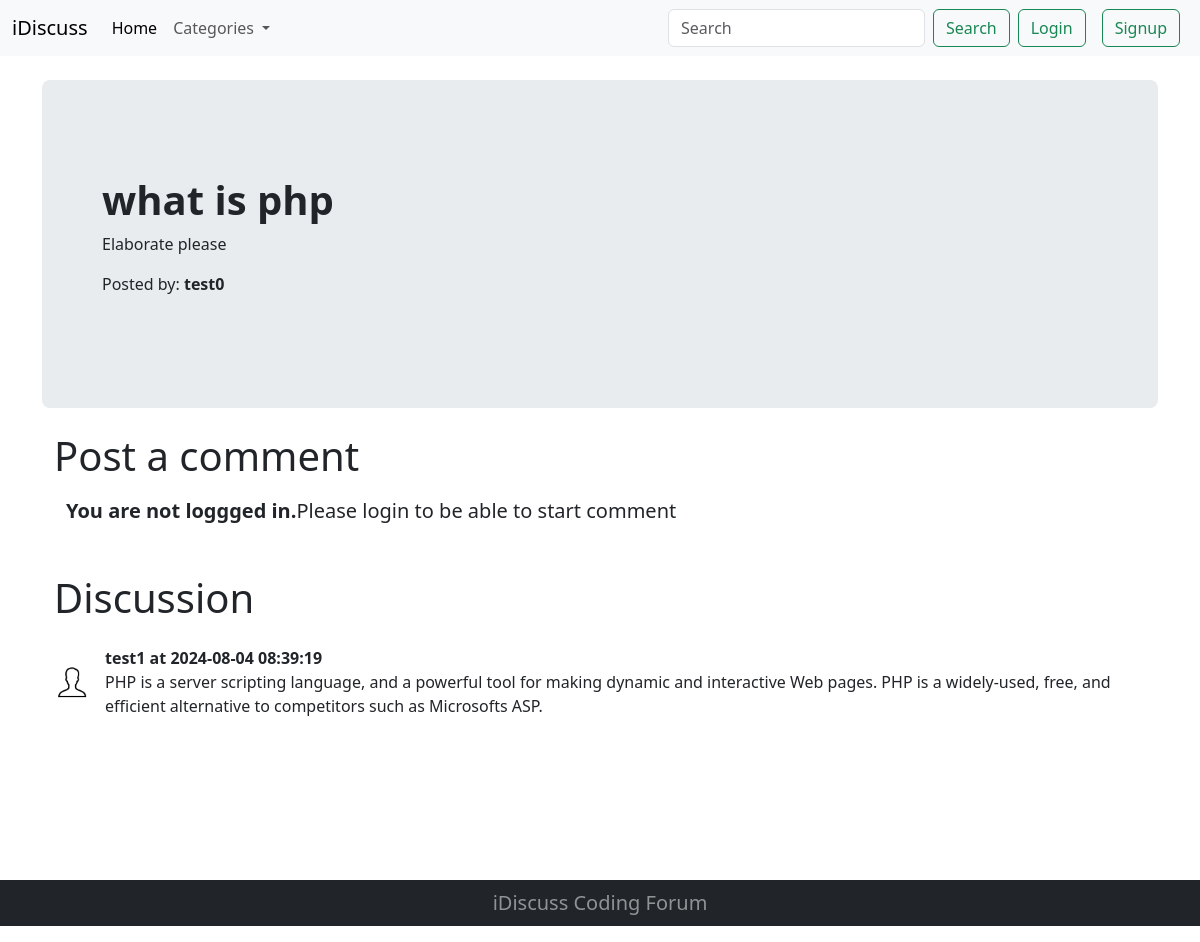
The page /thread.php?th_id=15&askedby=test0 on the database its author committed.
### tables this page shows
CREATE TABLE `threads` (
  `thread_id` int(8) NOT NULL,
  `thread_title` varchar(255) NOT NULL,
  `thread_desc` text NOT NULL,
  `thread_cat_id` int(8) NOT NULL,
  `thread_user_id` int(8) NOT NULL,
  `timestamp` datetime NOT NULL DEFAULT current_timestamp()
);

CREATE TABLE `comments` (
  `comment_id` int(8) NOT NULL,
  `comment_content` text NOT NULL,
  `thread_id` int(8) NOT NULL,
  `comment_by` int(8) NOT NULL,
  `comment_time` datetime NOT NULL DEFAULT current_timestamp()
);

CREATE TABLE `users` (
  `sno` int(8) NOT NULL,
  `username` varchar(30) NOT NULL,
  `password` varchar(255) NOT NULL,
  `timestamp` datetime NOT NULL DEFAULT current_timestamp()
);

### thread.php (the view, shortened to what this page needs)
<!doctype html>
<html lang="en">
<head>
    <link href="https://cdn.jsdelivr.net/npm/bootstrap@5.3.3/dist/css/bootstrap.min.css" rel="stylesheet">
</head>
<body>
    <?php
    include "./partials/dbConnection.php";
    include "./partials/header.php";
    ?>
    <div class="container min-vh-100">
        <?php
        $id = $_GET["th_id"];
        $Posted_by = $_GET["askedby"];
        $sql = "SELECT * FROM `threads` WHERE `thread_id`= $id";
        $result = mysqli_query($conn, $sql);
        while ($row = mysqli_fetch_assoc($result)) {
            $title = $row["thread_title"];
            $desc = $row["thread_desc"];
            echo '<div class="p-5 my-4 bg-body-secondary rounded-3">
                        <div class="container-fluid py-5">
                            <h1 class="display-6 fw-bold">'.$title.'</h1>
                            <p class="col-md-8">'.$desc.'</p>
                            <p>Posted by: <span class="fw-bold">'.$Posted_by.'</span></p>
                        </div>
                     </div>';
        }
        ?>
        <div class="container">
        <h1 class="my-3">Post a comment</h1>
        <?php
        if (isset($_SESSION["logedin"]) && $_SESSION["logedin"]==true) {
            echo
            '<form action="'. $_SERVER["REQUEST_URI"].' " method="POST">
                <div class="mb-3">
                    <label for="exampleInputPassword1" class="form-label">Type your comment</label>
                    <textarea class="form-control" id="Ccontent" name="Ccontent"></textarea>
                </div>
                <button type="submit" class="btn btn-success">Post comment</button>
            </form>';
        }else {
            echo'
            <div class="container mb-5">
                <p class="lead"><span class="fw-bold">You are not loggged in.</span>Please login to be able to start comment</p>
            </div>';
        }
        ?>
        </div>
        <div class="container"><h1 class="my-3">Discussion</h1></div>
        <?php
        $id = $_GET["th_id"];
        $sql = "SELECT * FROM `comments` WHERE `thread_id`= $id";
        $result = mysqli_query($conn, $sql);
        while ($row = mysqli_fetch_assoc($result)) {
            $comment_content = $row["comment_content"];
            $comment_by = $row["comment_by"];
            $comment_time = $row["comment_time"];
            $sql2 = "SELECT `username` FROM `users` WHERE `sno` = '$comment_by'";
            $result2 = mysqli_query($conn, $sql2);
            $row2 = mysqli_fetch_assoc($result2);
            echo'<div class="container">
                        <div class="d-flex align-items-center my-4">
                            <div class="flex-shrink-0">
                                <img width="35" src="./images/user.png" alt="user">
                            </div>
                            <div class="flex-grow-1 ms-3">
                                <p class="fw-bold my-0">'.$row2["username"].' at '.$comment_time .'</p>
                                '.$comment_content.'
                            </div>
                        </div>
                </div>';
        }
        ?>
    </div>
    <?php
        include "../Forum/partials/footer.php"
    ?>
</body>
</html>

### rows shown on the page
threads: thread_title "what is php", thread_desc "Elaborate please"
comments: users.username "test1", comment_time "2024-08-04 08:39:19", comment_content "PHP is a server scripting language, and a powerful tool for making dynamic and interactive Web pages. PHP is a widely-used, free, and efficient alternative to competitors such as Microsofts ASP."
